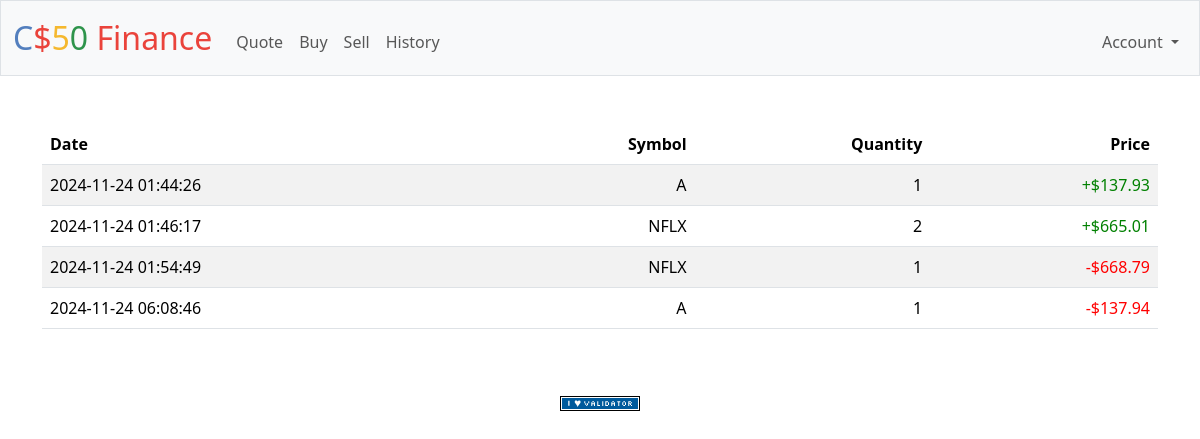
Page /history (signed in) on the committed database.
### tables this page shows
CREATE TABLE stock_transactions (
    id INTEGER PRIMARY KEY AUTOINCREMENT NOT NULL,
    user_id INTEGER NOT NULL,
    stock_id INTEGER NOT NULL,
    date INTEGER NOT NULL,
    number_of_stocks INTEGER NOT NULL,
    amount_per_stock NUMERIC NOT NULL,
    transaction_type TEXT NOT NULL,
    FOREIGN KEY (user_id) REFERENCES users(id),
    FOREIGN KEY (stock_id) REFERENCES stocks(id)
);

CREATE TABLE stocks (id INTEGER PRIMARY KEY AUTOINCREMENT NOT NULL, name TEXT NOT NULL, symbol TEXT NOT NULL);

### app.py (the view)
@app.route("/history")
@login_required
def history():
    user_id = session.get("user_id")
    try:
        rows = db.execute(
            "SELECT stock_transactions.date, stocks.symbol, stock_transactions.number_of_stocks, stock_transactions.amount_per_stock, stock_transactions.transaction_type FROM stock_transactions INNER JOIN stocks ON stock_transactions.stock_id=stocks.id WHERE stock_transactions.user_id = ?",
            user_id
        )
    except:
        return apology("Could not access database at this time", 400)
    if not rows:
        return render_template("history.html")
    return render_template("history.html", rows=rows)

### app.py (called while the page is built)
@app.after_request
def after_request(response):
    response.headers["Cache-Control"] = "no-cache, no-store, must-revalidate"
    response.headers["Expires"] = 0
    response.headers["Pragma"] = "no-cache"
    return response

### helpers.py (called while the page is built)
def login_required(f):
    @wraps(f)
    def decorated_function(*args, **kwargs):
        if session.get("user_id") is None:
            return redirect("/login")
        return f(*args, **kwargs)
    return decorated_function

def usd(value):
    return f"${value:,.2f}"

### templates/history.html (shortened to what this page needs)
{% extends "layout.html" %}
{% block main %}
    <table class="table table-striped">
        <thead>
            <tr>
                <th class="text-start">Date</th>
                <th class="text-end">Symbol</th>
                <th class="text-end">Quantity</th>
                <th class="text-end">Price</th>
            </tr>
        </thead>
        <tbody>
            {% if rows %}
                {% for row in rows %}
                    <tr>
                        <td class="text-start">{{ row["date"] }}</td>
                        <td class="text-end">{{ row["symbol"] }}</td>
                        <td class="text-end">{{ row["number_of_stocks"] }}</td>
                        {% if row["transaction_type"] == 'buy' %}
                            <td class="text-end buy-deposit">+{{ row["amount_per_stock"] | usd }}</td>
                        {% else %}
                            <td class="text-end sell-withdrawal">-{{ row["amount_per_stock"] | usd }}</td>
                        {% endif %}
                    </tr>
                {% endfor %}
            {% endif %}
        </tbody>
    </table>
{% endblock %}

### static/styles.css (style rules this page uses)
.buy-deposit { color: green !important; }
.sell-withdrawal { color: red !important; }

### rows in the picture
stock_transactions: date "2024-11-24 01:44:26", symbol "A", number_of_stocks "1", amount_per_stock "$137.93"
stock_transactions: date "2024-11-24 01:46:17", symbol "NFLX", number_of_stocks "2", amount_per_stock "$665.01"
stock_transactions: date "2024-11-24 01:54:49", symbol "NFLX", number_of_stocks "1", amount_per_stock "$668.79"
stock_transactions: date "2024-11-24 06:08:46", symbol "A", number_of_stocks "1", amount_per_stock "$137.94"
